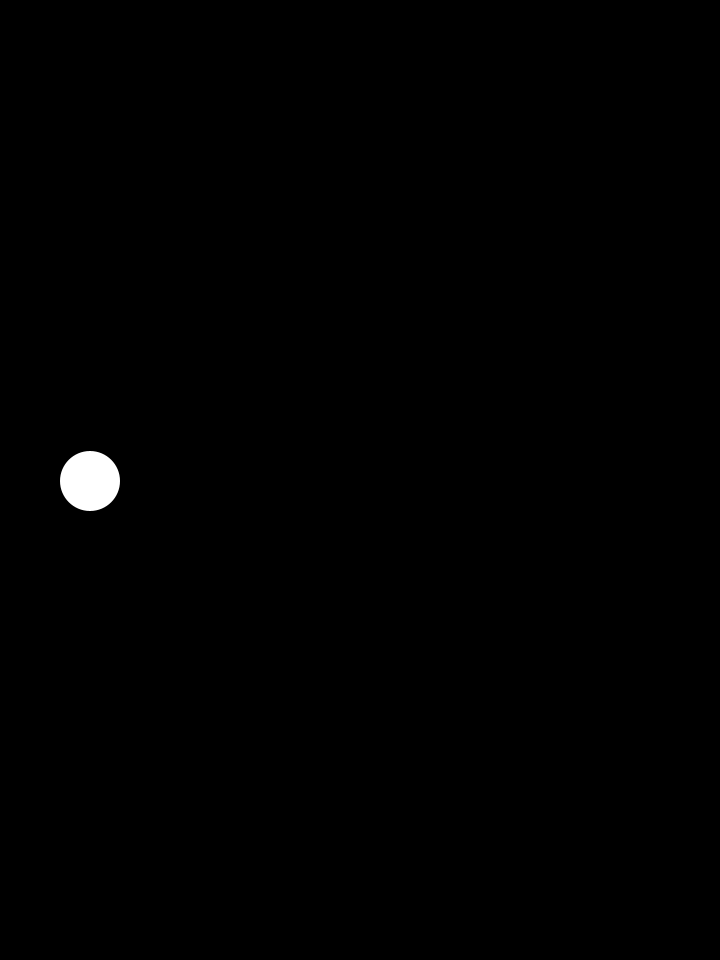
Frame 1 (no input)
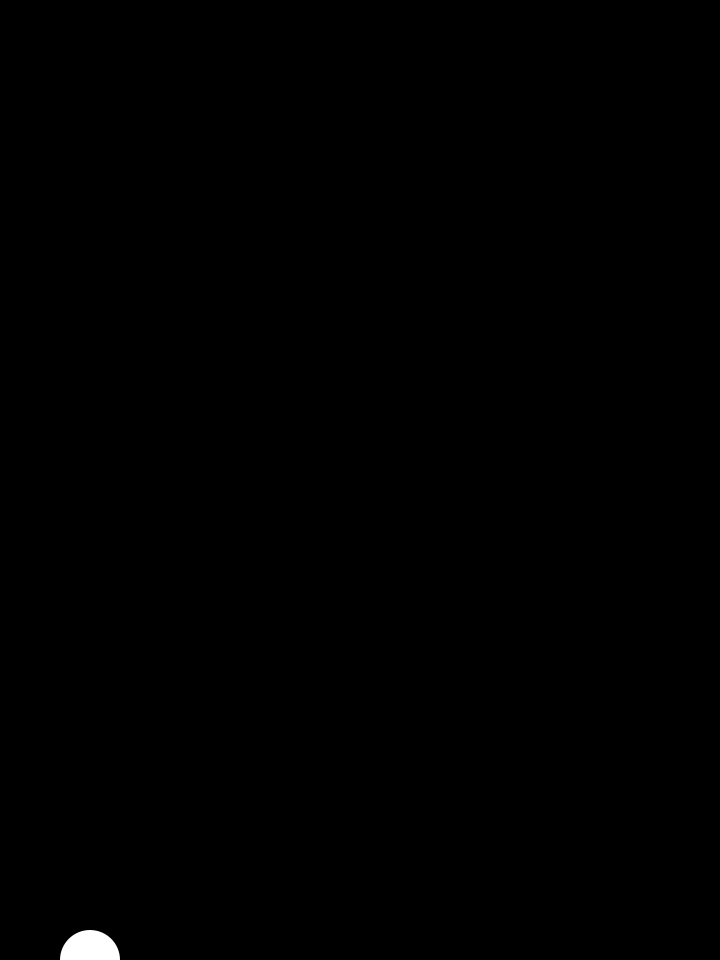
Frame 60 (the mouse pressed at the canvas centre just before this capture)
Frame 120 (the mouse held since frame 60 and released just before this capture): identical to frame 60, image omitted

The Processing sketch that drew these frames (run headless with seeded random() and noise(); from frame 60 on, the mouse is pressed at the canvas centre):

// Processing sketch: sketch_31_Flappy_Bird
// ── sketch_31_Flappy_Bird.pde
/*
Draw bird on left side of screen
Apply Gravity
Draw a dynamic series of rectangles, with a gap top and bottom
When the space key is pressed, a upwards velocity is applied to the bird
*/
Bird b;
//boolean jumping;
ArrayList<Wall> walls;
Wall w;

void settings(){
  size(720, 960);
}

void setup(){
  b = new Bird();
  noStroke();
  fill(255);
  walls = new ArrayList<Wall>();
  walls.add(new Wall()); // start with one wall
  
  //jumping = false;
}

void draw(){
  background(0);
  b.update();
  b.show();
  
  // every 200 frames, add a new wall
  if (frameCount %150 == 0){
   walls.add(new Wall());
   String s = "wall added at " + frameCount;
   println(s);
  }
  
  //go through the list of walls and update and display them
  for (int i = walls.size() - 1; i > 0; i--){
      //update and show
      walls.get(i).update();
      walls.get(i).show();
     /*
     // if hits bird...
     if (walls.get(i).hits(b)){
       String s = "HIT!";
       println(s);
     }
     */
     
     // if offscreen, remove from array
      if (walls.get(i).done){
      walls.remove(i);
      String s = "wall removed";
      println(s);
      }
    } 
  }
  



void keyPressed(){
  if (key == ' '){
    b.up();
  }
}

/*
void keyPressed(){
  if (key == TAB){
    jumping  = true;
  }
}

void keyReleased(){
  if (key == TAB){
    jumping = false;
  }
}
*/

// ── Bird.pde
class Bird{
  float x, y, gravity, velocity, lift; 
  
  Bird(){
    y = height/2;
    x = width/8;
    gravity = 1;
    velocity = 0;
    lift = -15;
  }
  
  void show(){
    ellipse(x, y, 60, 60);
  }
  
  void update(){
    velocity += gravity;
    //velocity *= 0.9;
    y += velocity;
    
    //lower edge condition
    if (y > height){
      y = height;
      velocity = 0;
    }
    
    //upper edge condition
    if (y < 0 ){
      y = 0;
      velocity = 0;
    }    
  }
  
  void up(){
    velocity += gravity*lift;

  }
  
  
}

// ── Wall.pde
class Wall{
  float top, bottom, x, w, speed;
  boolean done;
  
  Wall(){
    top = random(height/2);
    bottom = random(height/2);
    x = width;
    w = 40;
    speed = 3;
    done = false;
  }
  
  void show(){
    rect(x, 0, w, top); //start off screen
    rect(x, height - bottom, w, bottom); // start off screen
  }
  
  void update(){
   x -= speed;
   if (x + w < 0){
     done = true;
   }
  }
  /*
  boolean hits(Bird bird){
    if (bird.x > x && bird.x < x+w){
      if (bird.y < top || bird.y > height-bottom){
        return true;
      }
    } else {
        return false;
      }   
    
  }
  */
}
